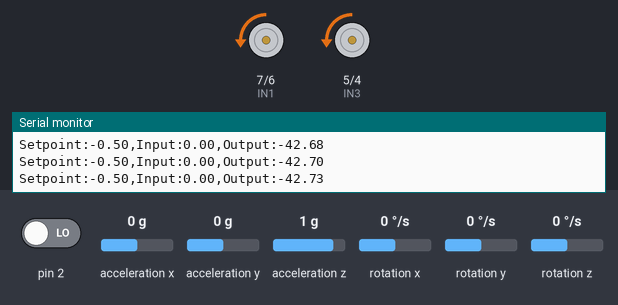
Simulated run of this sketch. Board: Arduino Uno, built with avr-gcc and run on an emulated ATmega328P. On the bench: motor-driver pin pairs drawn as motors (green arrow = first pin HIGH = forward, orange = second pin HIGH = backward, longer = more drive, scaled by the enable pin), the last lines printed to the serial monitor. The inputs (shaded band) are chosen by the test bench; at power-on: acceleration x 0 g, acceleration y 0 g, acceleration z 1 g, pin 2 LOW, rotation x 0 °/s, rotation y 0 °/s, rotation z 0 °/s. The sensor or clock chip raises its interrupt line as the real part does.

Above: at 1.7 s.
1.8 s: acceleration x set to -1.4 g
3.3 s: acceleration x set to 0 g
At 3.53 s:
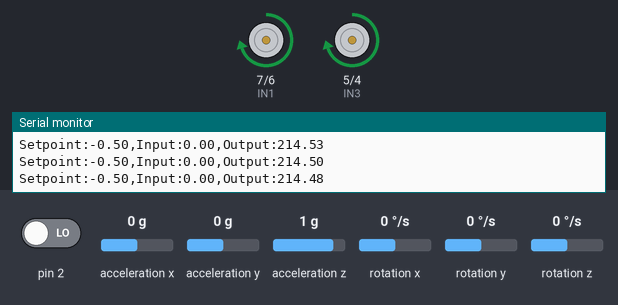
6.3 s: acceleration x set to 0.8 g
7.8 s: acceleration y set to -1.4 g
At 8.4 s:
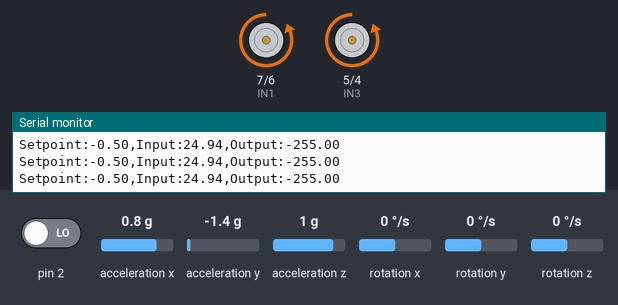
9.3 s: acceleration x set to -0.1 g
At 10.0 s:
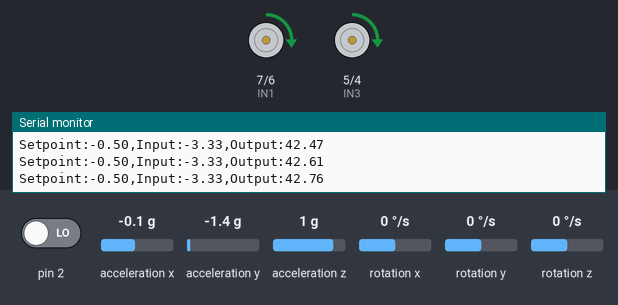
12.3 s: acceleration z set to 0 g
At 12.8 s:
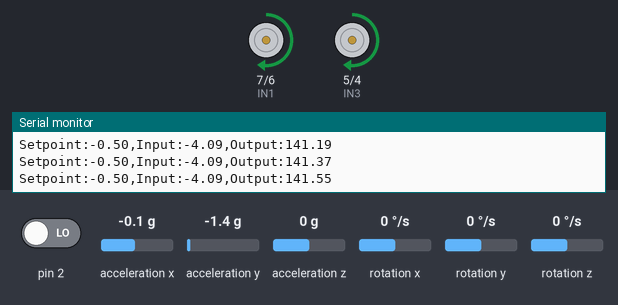
Timing chart, 0 to 16.3 s (numbered marks = the images above; inputs shaded):
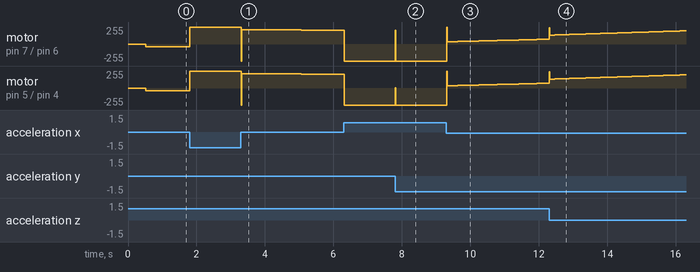

The sketch:

BalancingRobot.ino
```cpp
#include "I2Cdev.h"
#include "MPU6050_6Axis_MotionApps20.h"
#include "PID_v1.h"

#if I2CDEV_IMPLEMENTATION == I2CDEV_ARDUINO_WIRE
#include "Wire.h"
#endif

// MPU6050 객체 선언
MPU6050 mpu;

// MPU6050 데이터를 위한 변수
bool dmpReady = false;//DMP 초기화 완료 여부
uint8_t mpuIntStatus;//MPU 인터럽트 상태
uint8_t devStatus; //MPU 장치 상태
uint16_t packetSize;//센서 데이터 패킷 크기
uint16_t fifoCount;//FIFO 버퍼의 바이트 수
uint8_t fifoBuffer[64];//FIFO 버퍼

// 오일러 각도와 사원수 데이터
Quaternion q;
VectorFloat gravity;
float ypr[3];
float euler[3];

// PID 상수 및 변수 선언
double Kp = 80;
double Ki = 5;
double Kd = 1.5;

double Input, Output, Setpoint;
PID myPID(&Input, &Output, &Setpoint, Kp, Ki, Kd, DIRECT);

int BaseSpeed = 0;  // 원하는 이동 속도 (전진 +, 후진 -)

// 모터 핀 설정
const int ENB = 3;
const int IN4 = 4;
const int IN3 = 5;
const int IN2 = 6;
const int IN1 = 7;
const int ENA = 9;

// 로봇의 목표 각도 (대략 0.0)
const float targetAngle = -0.50;

// 전역 변수로 기울기 각도를 선언
float currentAngle = 0.0;

// MPU6050 인터럽트 핸들러 함수
volatile bool mpuInterrupt = false;
void dmpDataReady() {
 mpuInterrupt = true;
}

void setup() {
//시리얼 통신 시작 (디버깅용)
 Serial.begin(115200);

 myPID.SetSampleTime(10); // 10ms마다 계산 (기본값은 100ms라 너무 느릴 수 있음)

//모터 핀 설정
 pinMode(ENA, OUTPUT);
 pinMode(ENB, OUTPUT);
 pinMode(IN1, OUTPUT);
 pinMode(IN2, OUTPUT);
 pinMode(IN3, OUTPUT);
 pinMode(IN4, OUTPUT);

// MPU6050 초기화
#if I2CDEV_IMPLEMENTATION == I2CDEV_ARDUINO_WIRE
 Wire.begin();
 Wire.setClock(400000);
#endif
 mpu.initialize();
 devStatus = mpu.dmpInitialize();

 if (devStatus == 0) {
  mpu.setDMPEnabled(true);
  attachInterrupt(digitalPinToInterrupt(2), dmpDataReady, RISING);
  mpuIntStatus = mpu.getIntStatus();
  dmpReady = true;
  packetSize = mpu.dmpGetFIFOPacketSize();
 } else {
// 초기화 실패 시
  Serial.print("DMP Initialization failed (code ");
  Serial.print(devStatus);
  Serial.println(")");
 }

// PID 제어기 설정
 Setpoint = targetAngle;
 myPID.SetMode(AUTOMATIC);
 myPID.SetOutputLimits(-255, 255); // PWM 값 범위 (0-255)
}

void loop() {
// MPU6050 데이터가 준비될 때까지 기다림
 if (!dmpReady) return;
 if (!mpuInterrupt && fifoCount < packetSize) return;
 mpuInterrupt = false;
 mpuIntStatus = mpu.getIntStatus();
 fifoCount = mpu.getFIFOCount();

 if (fifoCount >= packetSize) {
  mpu.getFIFOBytes(fifoBuffer, packetSize);
  fifoCount -= packetSize;
  mpu.dmpGetQuaternion(&q, fifoBuffer);
  mpu.dmpGetGravity(&gravity, &q);
  mpu.dmpGetYawPitchRoll(ypr, &q, &gravity);

// MPU6050의 pitch 각도(기울기)를 입력값으로 사용
  currentAngle = ypr[1] * 180 / M_PI; // 라디안을 각도로 변환
  Input = currentAngle;
 }

// PID 계산
 myPID.Compute();

// 모터 제어
// 최종 PWM 계산
int motorPWM = Output + BaseSpeed;

//if (motorPWM > 0) {
//   motorPWM = map(motorPWM, 0, 255, 70, 255); // 최소 60부터 시작
//} else if (motorPWM < 0) {
//    motorPWM = map(motorPWM, -255, 0, -255, -30); // 최소 -60부터 시작
//}

// PWM 범위 제한
motorPWM = constrain(motorPWM, -255, 255);

if (motorPWM > 0) {
  analogWrite(ENA, motorPWM);
  analogWrite(ENB, motorPWM);
  digitalWrite(IN1, HIGH);
  digitalWrite(IN2, LOW);
  digitalWrite(IN3, HIGH);
  digitalWrite(IN4, LOW);
} else {
  analogWrite(ENA, -motorPWM);
  analogWrite(ENB, -motorPWM);
  digitalWrite(IN1, LOW);
  digitalWrite(IN2, HIGH);
  digitalWrite(IN3, LOW);
  digitalWrite(IN4, HIGH);
}

// 시리얼 플로터용 출력 (이름을 같이 출력하면 플로터에서 구분하기 좋습니다)
Serial.print("Setpoint:");
Serial.print(Setpoint);
Serial.print(",");
Serial.print("Input:");
Serial.print(currentAngle);
Serial.print(",");
Serial.print("Output:");
Serial.println(Output);
}
```

Measured:
- after the input at 3.3 s, motor on pin 7 (IN1) / pin 6 (IN2), motor on pin 5 (IN3) / pin 4 (IN4): moves from forward 255/255 to forward 208/255 over 2.6 s, starting at once
- after the input at 7.8 s, motor on pin 7 (IN1) / pin 6 (IN2): backward 255/255 → forward 208/255 at once, → backward 255/255 0.01 s later; motor on pin 5 (IN3) / pin 4 (IN4): backward 255/255 → forward 3/255 at once, → backward 255/255 0.01 s later
